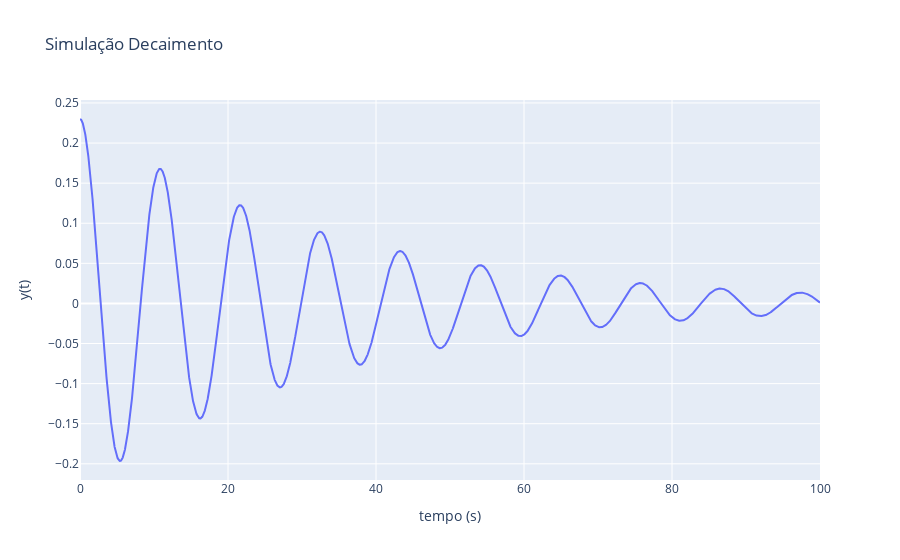

Notebook source saved alongside this figure:
### Code cell
import plotly.graph_objects as go

# Cria a figura e adiciona a curva
fig = go.Figure()
fig.add_trace(go.Scatter(x=t, y=f_res.y[0,:], name='y(t)'))

# Define o título do gráfico e dos eixos
fig.update_layout(title='Simulação Decaimento', xaxis_title='tempo (s)', yaxis_title='y(t)')

# Exibe o gráfico
fig.show()

### Figure 1 — Plotly figure (JSON) as saved in the notebook; plotly's stock layout.template omitted (floating-point values rounded to 4 significant figures; data arrays with more than 128 entries replaced by an {"elided": "..."} marker saying what was removed)
{"data": [{"name": "y(t)", "type": "scatter", "x": {"elided": "5000 float values"}, "y": {"elided": "5000 float values"}}], "layout": {"title": {"text": "Simulação Decaimento"}, "xaxis": {"title": {"text": "tempo (s)"}}, "yaxis": {"title": {"text": "y(t)"}}}}
